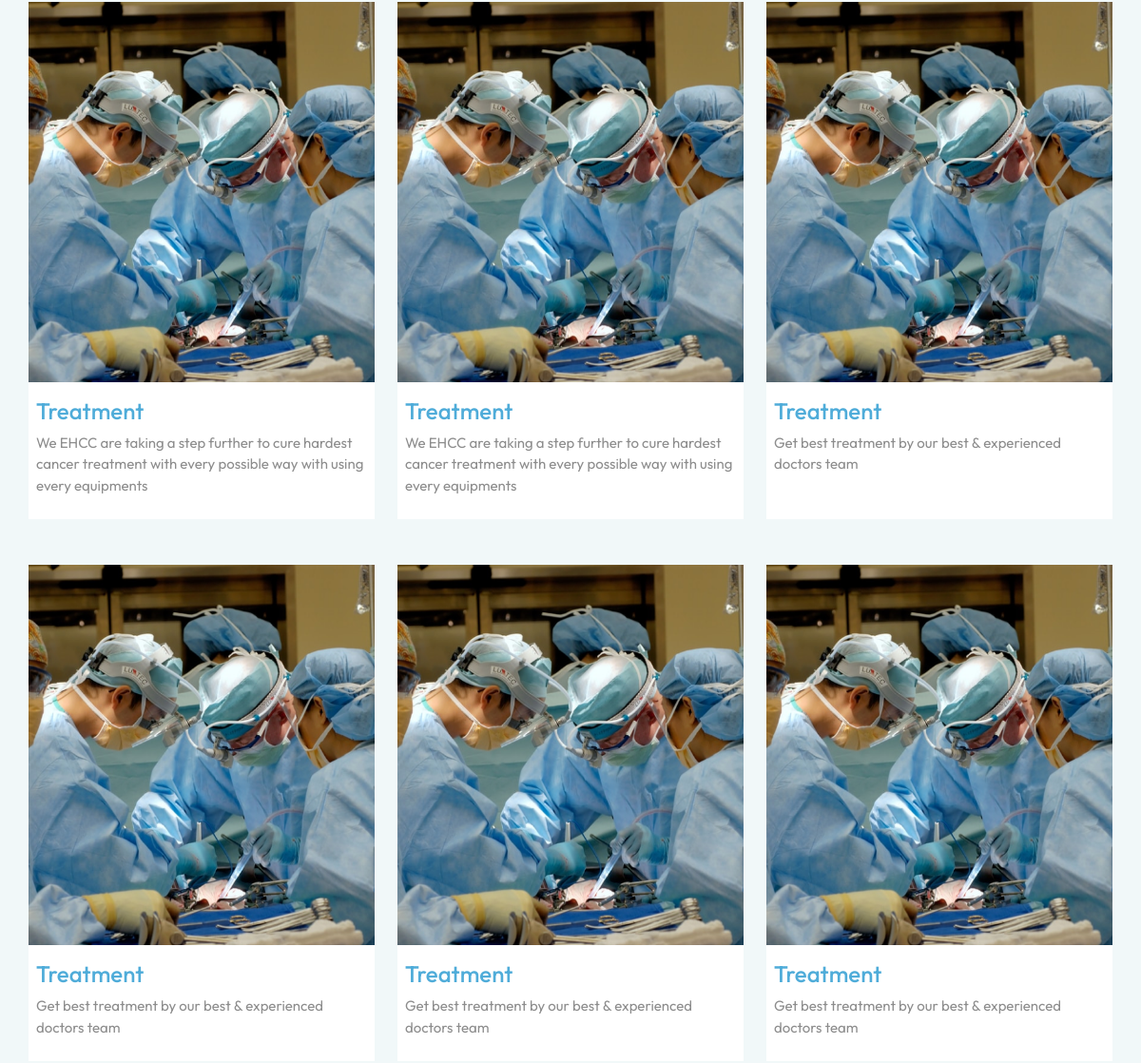
The page /news/ (middle part) on the database as committed earlier.
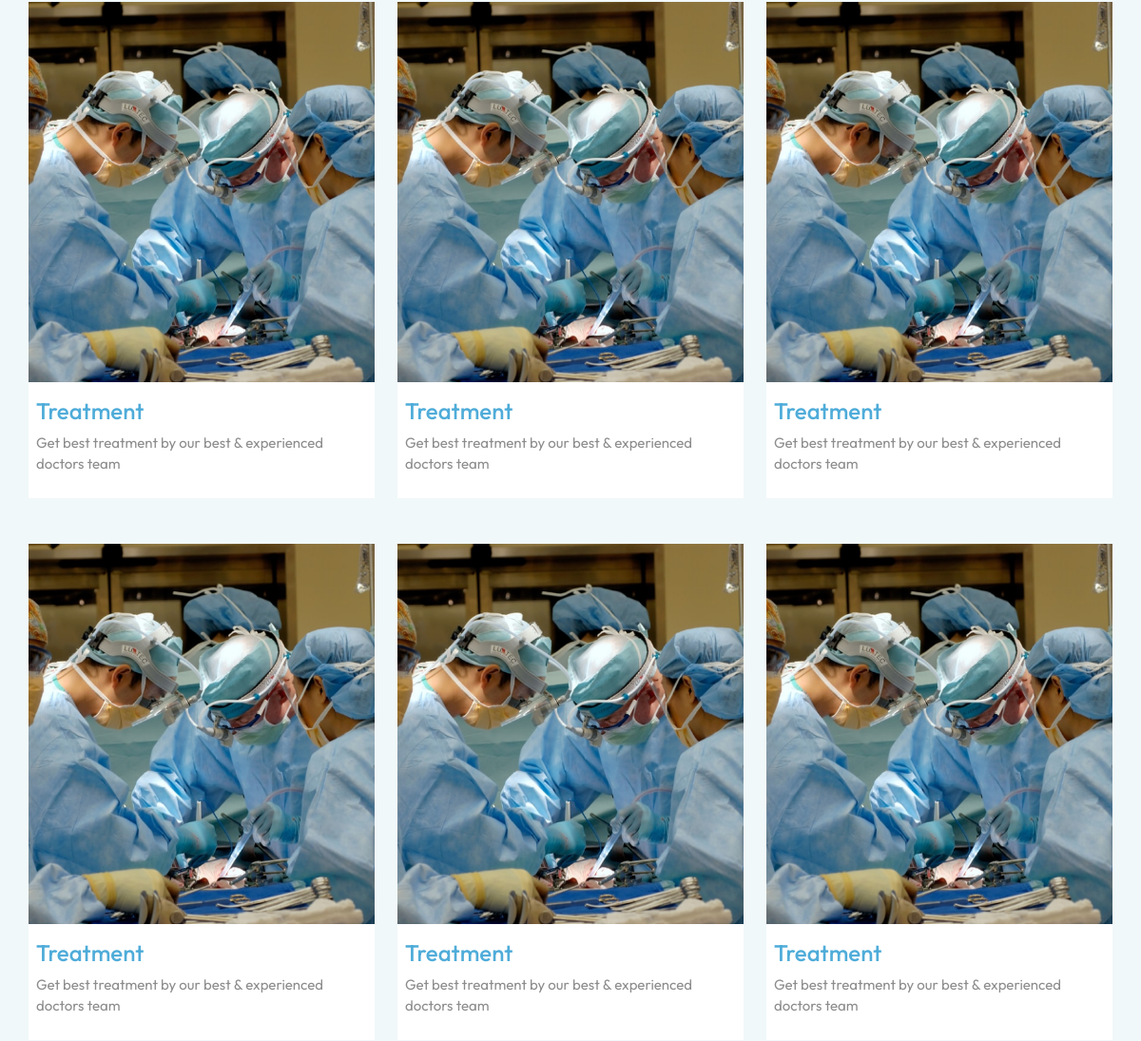
The same page on the database as committed later.
### tables this page shows
CREATE TABLE "news" (
	"image"	TEXT,
	"title"	TEXT,
	"heading"	TEXT,
	"description"	TEXT
, "headline"	TEXT, "id"	INTEGER);

### flask_app.py (the view)
@app.route('/news/')
def news():
    database_connection = sqlite3.connect(database_location)
    database_cursor = database_connection.cursor()
    data = database_cursor.execute("SELECT * FROM news")
    data = list(data.fetchall())
    latest_news = []
    for i in range(len(data)):
        if data[i][4] == 'yes':
            latest_news.append(data[i])
    for i in range(len(latest_news)):
        data.remove(latest_news[i])
    return render_template('news.html', data=data, latest_news=latest_news,social_links=social_links, navbar_specialties=navbar_specialties, navbar_diseases=navbar_diseases)

### templates/news.html (shortened to what this page needs)
<!DOCTYPE html>
<html lang="en">
<head>
  <link href="https://cdn.jsdelivr.net/npm/bootstrap@5.2.0/dist/css/bootstrap.min.css" rel="stylesheet"
>
  <link rel="stylesheet" href="../static/stylesheets/common.css">
  <link rel="stylesheet" href="../static/stylesheets/news.css">
</head>
<body>
  <section class="my-5">
    <div class="news_container">
      <div class="container py-5 px-0">
        <div class="row">
          {% for news in data %}
          <div class="col-xl-4 col-lg-4 col-md-6 mb-5">
            <div class="bg-white h-100 pb-2">
              <img src="{{news[0]}}" class="news_img" alt="">
              <h4 class="px-2 mt-3">
                {{news[1]}}
              </h4>
              <p class="mt-2 px-2">
                {{news[3]}}
              </p>
            </div>
          </div>
          {% endfor %}
        </div>
      </div>
    </div>
  </section>
</body>
</html>

Rows that differ between the two databases and show on the page:
changed news (number 1 of 6 on the later page): description "We EHCC are taking a step further to cure hardest cancer treatment with every possible way with using every equipments" → "Get best treatment by our best & experienced doctors team"
changed news (number 2 of 6 on the later page): description "We EHCC are taking a step further to cure hardest cancer treatment with every possible way with using every equipments" → "Get best treatment by our best & experienced doctors team"
